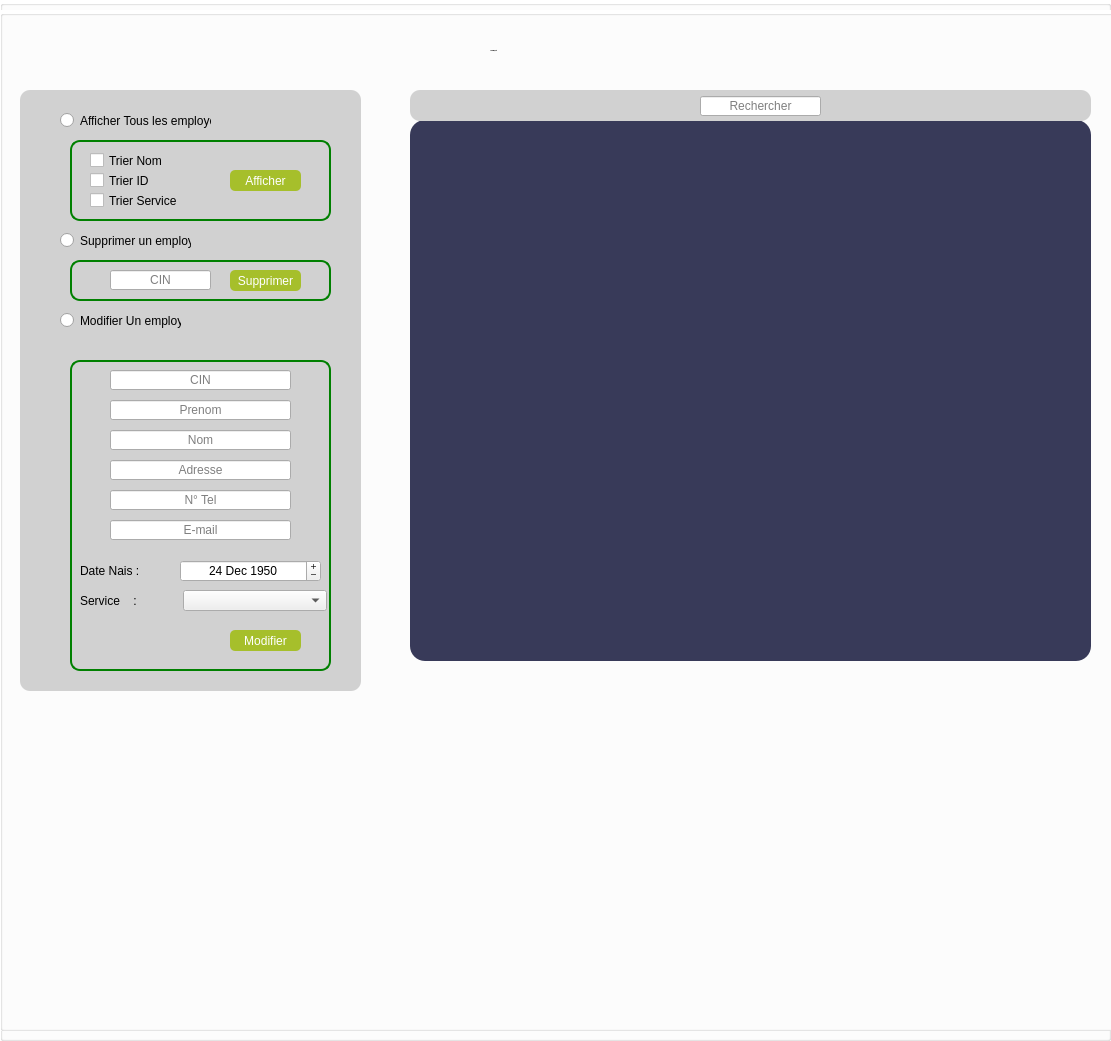
     <widget class="QGroupBox" name="groupBox_afficherConges">
      <property name="geometry">
       <rect>
        <x>10</x>
        <y>-10</y>
        <width>1111</width>
        <height>1041</height>
       </rect>
      </property>
      <property name="styleSheet">
       <string notr="true">QPushButton
{
background : rgb(166, 191, 43);
color : white ;
border-radius:5px;
}
QPushButton:hover
{
background:	rgb(255, 232, 103);
border-radius:10px;
}


QGroupBox
{

background :qlineargradient(spread:pad, x1:0, y1:0, x2:1, y2:1, stop:0 rgba(255, 255, 255, 255), stop:1 rgba(255, 255, 255, 255))
;



}</string>
      </property>
      <property name="title">
       <string/>
      </property>
      <property name="alignment">
       <set>Qt::AlignCenter</set>
      </property>
      <widget class="QLabel" name="label_22">
       <property name="geometry">
        <rect>
         <x>490</x>
         <y>20</y>
         <width>111</width>
         <height>41</height>
        </rect>
       </property>
       <property name="font">
        <font>
         <family>century</family>
         <pointsize>-1</pointsize>
         <weight>75</weight>
         <bold>true</bold>
        </font>
       </property>
       <property name="text">
        <string> Les Congés</string>
       </property>
      </widget>
      <widget class="QTableView" name="tabConge">
       <property name="geometry">
        <rect>
         <x>410</x>
         <y>110</y>
         <width>681</width>
         <height>541</height>
        </rect>
       </property>
       <property name="styleSheet">
        <string notr="true">QFrame
{
background: rgb(56,58,89);
border-radius:15px;
}</string>
       </property>
      </widget>
      <widget class="QGroupBox" name="groupBox_7">
       <property name="geometry">
        <rect>
         <x>20</x>
         <y>80</y>
         <width>341</width>
         <height>251</height>
        </rect>
       </property>
       <property name="styleSheet">
        <string notr="true">QGroupBox
{
background: rgb(209, 209, 209);
border-radius:10px;

}</string>
       </property>
       <property name="title">
        <string/>
       </property>
       <widget class="QRadioButton" name="radioAfficherttcong">
        <property name="geometry">
         <rect>
          <x>40</x>
          <y>20</y>
          <width>151</width>
          <height>21</height>
         </rect>
        </property>
        <property name="text">
         <string>Afficher Tous les Congés</string>
        </property>
       </widget>
       <widget class="QRadioButton" name="radiosuppconge">
        <property name="geometry">
         <rect>
          <x>40</x>
          <y>100</y>
          <width>131</width>
          <height>21</height>
         </rect>
        </property>
        <property name="text">
         <string>Supprimer un Congé</string>
        </property>
       </widget>
       <widget class="QRadioButton" name="radiomodifconge">
        <property name="geometry">
         <rect>
          <x>40</x>
          <y>180</y>
          <width>121</width>
          <height>21</height>
         </rect>
        </property>
        <property name="text">
         <string>Modifier Un employé</string>
        </property>
       </widget>
       <widget class="QFrame" name="frame_5">
        <property name="geometry">
         <rect>
          <x>50</x>
          <y>130</y>
          <width>261</width>
          <height>41</height>
         </rect>
        </property>
        <property name="styleSheet">
         <string notr="true">QFrame
{

border-radius:10px;
border :2px solid green ;

}
</string>
        </property>
        <property name="frameShape">
         <enum>QFrame::StyledPanel</enum>
        </property>
        <property name="frameShadow">
         <enum>QFrame::Raised</enum>
        </property>
        <widget class="QPushButton" name="SupprimerCong">
         <property name="geometry">
          <rect>
           <x>160</x>
           <y>10</y>
           <width>71</width>
           <height>21</height>
          </rect>
         </property>
         <property name="text">
          <string>Supprimer</string>
         </property>
        </widget>
        <widget class="QLineEdit" name="supprimerCong">
         <property name="geometry">
          <rect>
           <x>40</x>
           <y>10</y>
           <width>101</width>
           <height>20</height>
          </rect>
         </property>
         <property name="maxLength">
          <number>8</number>
         </property>
         <property name="alignment">
          <set>Qt::AlignCenter</set>
         </property>
         <property name="placeholderText">
          <string>ID</string>
         </property>
        </widget>
       </widget>
       <widget class="QFrame" name="frame_6">
        <property name="geometry">
         <rect>
          <x>50</x>
          <y>50</y>
          <width>261</width>
          <height>41</height>
         </rect>
        </property>
        <property name="styleSheet">
         <string notr="true">QFrame
{

border-radius:10px;
border :2px solid green ;

}
</string>
        </property>
        <property name="frameShape">
         <enum>QFrame::StyledPanel</enum>
        </property>
        <property name="frameShadow">
         <enum>QFrame::Raised</enum>
        </property>
        <widget class="QCheckBox" name="tri_cong">
         <property name="geometry">
          <rect>
           <x>70</x>
           <y>10</y>
           <width>61</width>
           <height>21</height>
          </rect>
         </property>
         <property name="text">
          <string>Trier</string>
         </property>
        </widget>
        <widget class="QPushButton" name="AfficherCong">
         <property name="geometry">
          <rect>
           <x>160</x>
           <y>10</y>
           <width>71</width>
           <height>21</height>
          </rect>
         </property>
         <property name="text">
          <string>Afficher</string>
         </property>
        </widget>
       </widget>
      </widget>
      <widget class="QGroupBox" name="groupBox_8">
       <property name="geometry">
        <rect>
         <x>410</x>
         <y>80</y>
         <width>681</width>
         <height>31</height>
        </rect>
       </property>
       <property name="styleSheet">
        <string notr="true">QGroupBox
{
background: rgb(209, 209, 209);
border-radius:10px;

}</string>
       </property>
       <property name="title">
        <string/>
       </property>
       <widget class="QPushButton" name="rechercherCong">
        <property name="geometry">
         <rect>
          <x>410</x>
          <y>6</y>
          <width>61</width>
          <height>20</height>
         </rect>
        </property>
        <property name="text">
         <string>Rechercher</string>
        </property>
       </widget>
       <widget class="QLineEdit" name="LinerechCong">
        <property name="geometry">
         <rect>
          <x>300</x>
          <y>6</y>
          <width>101</width>
          <height>20</height>
         </rect>
        </property>
        <property name="maxLength">
         <number>8</number>
        </property>
        <property name="alignment">
         <set>Qt::AlignCenter</set>
        </property>
        <property name="placeholderText">
         <string>CIN</string>
        </property>
       </widget>
      </widget>
      <widget class="QFrame" name="frame_7">
       <property name="geometry">
        <rect>
         <x>20</x>
         <y>280</y>
         <width>341</width>
         <height>281</height>
        </rect>
       </property>
       <property name="styleSheet">
        <string notr="true">QFrame
{
background: rgb(209, 209, 209);
border-radius:10px;
border:0px;
}
</string>
       </property>
       <property name="frameShape">
        <enum>QFrame::StyledPanel</enum>
       </property>
       <property name="frameShadow">
        <enum>QFrame::Raised</enum>
       </property>
       <widget class="QFrame" name="frame_8">
        <property name="geometry">
         <rect>
          <x>50</x>
          <y>10</y>
          <width>261</width>
          <height>231</height>
         </rect>
        </property>
        <property name="styleSheet">
         <string notr="true">QFrame
{

border-radius:10px;
border :2px solid green ;
}
QLabel
{
border:0px;
}</string>
        </property>
        <property name="frameShape">
         <enum>QFrame::StyledPanel</enum>
        </property>
        <property name="frameShadow">
         <enum>QFrame::Raised</enum>
        </property>
        <widget class="QLineEdit" name="modifierCong_ID">
         <property name="geometry">
          <rect>
           <x>40</x>
           <y>10</y>
           <width>181</width>
           <height>20</height>
          </rect>
         </property>
         <property name="alignment">
          <set>Qt::AlignCenter</set>
         </property>
         <property name="placeholderText">
          <string>ID</string>
         </property>
        </widget>
        <widget class="QPushButton" name="ModifierCong">
         <property name="geometry">
          <rect>
           <x>160</x>
           <y>200</y>
           <width>71</width>
           <height>21</height>
          </rect>
         </property>
         <property name="text">
          <string>Modifier</string>
         </property>
        </widget>
        <widget class="QDateEdit" name="modifierDate_deb">
         <property name="geometry">
          <rect>
           <x>110</x>
           <y>60</y>
           <width>141</width>
           <height>22</height>
          </rect>
         </property>
         <property name="alignment">
          <set>Qt::AlignCenter</set>
         </property>
         <property name="dateTime">
          <datetime>
           <hour>0</hour>
           <minute>0</minute>
           <second>0</second>
           <year>1950</year>
           <month>12</month>
           <day>24</day>
          </datetime>
         </property>
         <property name="displayFormat">
          <string>yyyy/MM/dd</string>
         </property>
        </widget>
        <widget class="QDateEdit" name="modifierDate_fin">
         <property name="geometry">
          <rect>
           <x>110</x>
           <y>111</y>
           <width>141</width>
           <height>21</height>
          </rect>
         </property>
         <property name="alignment">
          <set>Qt::AlignCenter</set>
         </property>
         <property name="dateTime">
          <datetime>
           <hour>0</hour>
           <minute>0</minute>
           <second>0</second>
           <year>1950</year>
           <month>12</month>
           <day>24</day>
          </datetime>
         </property>
         <property name="displayFormat">
          <string>yyyy/MM/dd</string>
         </property>
        </widget>
        <widget class="QLabel" name="label_15">
         <property name="geometry">
          <rect>
           <x>20</x>
           <y>60</y>
           <width>91</width>
           <height>21</height>
          </rect>
         </property>
         <property name="text">
          <string>Date Debut  :</string>
         </property>
        </widget>
        <widget class="QLabel" name="label_18">
         <property name="geometry">
          <rect>
           <x>20</x>
           <y>110</y>
           <width>91</width>
           <height>21</height>
          </rect>
         </property>
         <property name="text">
          <string>Date Fin       :</string>
         </property>
        </widget>
        <widget class="QLabel" name="label_19">
         <property name="geometry">
          <rect>
           <x>20</x>
           <y>160</y>
           <width>101</width>
           <height>21</height>
          </rect>
         </property>
         <property name="text">
          <string>Type Congé :</string>
         </property>
        </widget>
        <widget class="QComboBox" name="comboBox_modifierconge">
         <property name="geometry">
          <rect>
           <x>110</x>
           <y>160</y>
           <width>144</width>
           <height>21</height>
          </rect>
         </property>
         <property name="font">
          <font>
           <family>century</family>
           <weight>50</weight>
           <italic>false</italic>
           <bold>false</bold>
           <underline>false</underline>
           <strikeout>false</strikeout>
          </font>
         </property>
         <property name="layoutDirection">
          <enum>Qt::LeftToRight</enum>
         </property>
         <property name="autoFillBackground">
          <bool>false</bool>
         </property>
         <property name="styleSheet">
          <string notr="true"/>
         </property>
         <property name="currentText">
          <string/>
         </property>
         <property name="currentIndex">
          <number>-1</number>
         </property>
         <property name="insertPolicy">
          <enum>QComboBox::InsertAtBottom</enum>
         </property>
         <property name="duplicatesEnabled">
          <bool>false</bool>
         </property>
         <item>
          <property name="text">
           <string>payé</string>
          </property>
         </item>
         <item>
          <property name="text">
           <string>sans solde</string>
          </property>
         </item>
         <item>
          <property name="text">
           <string>annuel</string>
          </property>
         </item>
         <item>
          <property name="text">
           <string>maladie</string>
          </property>
         </item>
        </widget>
       </widget>
      </widget>
      <widget class="QGroupBox" name="groupBox_afficherEmployes">
       <property name="geometry">
        <rect>
         <x>0</x>
         <y>10</y>
         <width>1511</width>
         <height>1021</height>
        </rect>
       </property>
       <property name="styleSheet">
        <string notr="true">QPushButton
{
background : rgb(166, 191, 43);
color : white ;
border-radius:5px;
}
QPushButton:hover
{
background:	rgb(255, 232, 103);
border-radius:10px;
}


QGroupBox
{

background :qlineargradient(spread:pad, x1:0, y1:0, x2:1, y2:1, stop:0 rgba(255, 255, 255, 255), stop:1 rgba(255, 255, 255, 255))
;



}</string>
       </property>
       <property name="title">
        <string/>
       </property>
       <property name="alignment">
        <set>Qt::AlignCenter</set>
       </property>
       <widget class="QLabel" name="label_17">
        <property name="geometry">
         <rect>
          <x>490</x>
          <y>20</y>
          <width>121</width>
          <height>41</height>
         </rect>
        </property>
        <property name="font">
         <font>
          <family>century</family>
          <pointsize>-1</pointsize>
          <weight>75</weight>
          <bold>true</bold>
         </font>
        </property>
        <property name="text">
         <string> Les Employés</string>
        </property>
       </widget>
       <widget class="QTableView" name="tabemployeurs">
        <property name="geometry">
         <rect>
          <x>410</x>
          <y>110</y>
          <width>681</width>
          <height>541</height>
         </rect>
        </property>
        <property name="styleSheet">
         <string notr="true">QFrame
{
background: rgb(56,58,89);
border-radius:15px;
}</string>
        </property>
       </widget>
       <widget class="QGroupBox" name="groupBox_4">
        <property name="geometry">
         <rect>
          <x>20</x>
          <y>80</y>
          <width>341</width>
          <height>281</height>
         </rect>
        </property>
        <property name="styleSheet">
         <string notr="true">QGroupBox
{
background: rgb(209, 209, 209);
border-radius:10px;

}</string>
        </property>
        <property name="title">
         <string/>
        </property>
        <widget class="QRadioButton" name="radioAfficherttemp">
         <property name="geometry">
          <rect>
           <x>40</x>
           <y>20</y>
           <width>151</width>
           <height>21</height>
          </rect>
         </property>
         <property name="text">
          <string>Afficher Tous les employés</string>
         </property>
        </widget>
        <widget class="QRadioButton" name="radiosuppemploye">
         <property name="geometry">
          <rect>
           <x>40</x>
           <y>140</y>
           <width>131</width>
           <height>21</height>
          </rect>
         </property>
         <property name="text">
          <string>Supprimer un employé</string>
         </property>
        </widget>
        <widget class="QRadioButton" name="radiomodifemploye">
         <property name="geometry">
          <rect>
           <x>40</x>
           <y>220</y>
           <width>121</width>
           <height>21</height>
          </rect>
         </property>
         <property name="text">
          <string>Modifier Un employé</string>
         </property>
        </widget>
        <widget class="QFrame" name="frame_3">
         <property name="geometry">
          <rect>
           <x>50</x>
           <y>170</y>
           <width>261</width>
           <height>41</height>
          </rect>
         </property>
         <property name="styleSheet">
          <string notr="true">QFrame
{

border-radius:10px;
border :2px solid green ;

}
</string>
         </property>
         <property name="frameShape">
          <enum>QFrame::StyledPanel</enum>
         </property>
         <property name="frameShadow">
          <enum>QFrame::Raised</enum>
         </property>
         <widget class="QPushButton" name="SupprimerEmp">
          <property name="geometry">
           <rect>
            <x>160</x>
            <y>10</y>
            <width>71</width>
            <height>21</height>
           </rect>
          </property>
          <property name="text">
           <string>Supprimer</string>
          </property>
         </widget>
         <widget class="QLineEdit" name="supprimerEmp">
          <property name="geometry">
           <rect>
            <x>40</x>
            <y>10</y>
            <width>101</width>
            <height>20</height>
           </rect>
          </property>
          <property name="text">
           <string/>
          </property>
          <property name="maxLength">
           <number>8</number>
          </property>
          <property name="alignment">
           <set>Qt::AlignCenter</set>
          </property>
          <property name="placeholderText">
           <string>CIN</string>
          </property>
         </widget>
        </widget>
        <widget class="QFrame" name="frame_4">
         <property name="geometry">
          <rect>
           <x>50</x>
           <y>50</y>
           <width>261</width>
           <height>81</height>
          </rect>
         </property>
         <property name="styleSheet">
          <string notr="true">QFrame
{

border-radius:10px;
border :2px solid green ;

}
</string>
         </property>
         <property name="frameShape">
          <enum>QFrame::StyledPanel</enum>
         </property>
         <property name="frameShadow">
          <enum>QFrame::Raised</enum>
         </property>
         <widget class="QCheckBox" name="tri_emp">
          <property name="geometry">
           <rect>
            <x>20</x>
            <y>10</y>
            <width>91</width>
            <height>21</height>
           </rect>
          </property>
          <property name="text">
           <string>Trier Nom</string>
          </property>
         </widget>
         <widget class="QPushButton" name="AfficherEmp">
          <property name="geometry">
           <rect>
            <x>160</x>
            <y>30</y>
            <width>71</width>
            <height>21</height>
           </rect>
          </property>
          <property name="text">
           <string>Afficher</string>
          </property>
         </widget>
         <widget class="QCheckBox" name="tri_emp_2">
          <property name="geometry">
           <rect>
            <x>20</x>
            <y>30</y>
            <width>81</width>
            <height>21</height>
           </rect>
          </property>
          <property name="text">
           <string>Trier ID</string>
          </property>
         </widget>
         <widget class="QCheckBox" name="tri_emp_3">
          <property name="geometry">
           <rect>
            <x>20</x>
            <y>50</y>
            <width>101</width>
            <height>21</height>
           </rect>
          </property>
          <property name="text">
           <string>Trier Service</string>
          </property>
         </widget>
        </widget>
       </widget>
       <widget class="QGroupBox" name="groupBox_6">
        <property name="geometry">
         <rect>
          <x>410</x>
          <y>80</y>
          <width>681</width>
          <height>31</height>
         </rect>
        </property>
        <property name="styleSheet">
         <string notr="true">QGroupBox
{
background: rgb(209, 209, 209);
border-radius:10px;

}</string>
        </property>
        <property name="title">
         <string/>
        </property>
        <widget class="QLineEdit" name="Linerechemp">
         <property name="geometry">
          <rect>
           <x>290</x>
           <y>6</y>
           <width>121</width>
           <height>20</height>
          </rect>
         </property>
         <property name="maxLength">
          <number>8</number>
         </property>
         <property name="alignment">
          <set>Qt::AlignCenter</set>
         </property>
         <property name="placeholderText">
          <string>Rechercher</string>
         </property>
        </widget>
       </widget>
       <widget class="QFrame" name="frame_9">
        <property name="geometry">
         <rect>
          <x>20</x>
          <y>340</y>
          <width>341</width>
          <height>341</height>
         </rect>
        </property>
        <property name="styleSheet">
         <string notr="true">QFrame
{
background: rgb(209, 209, 209);
border-radius:10px;
border:0px;
}
</string>
        </property>
        <property name="frameShape">
         <enum>QFrame::StyledPanel</enum>
        </property>
        <property name="frameShadow">
         <enum>QFrame::Raised</enum>
        </property>
        <widget class="QFrame" name="frame_10">
         <property name="geometry">
          <rect>
           <x>50</x>
           <y>10</y>
           <width>261</width>
           <height>311</height>
          </rect>
         </property>
         <property name="styleSheet">
          <string notr="true">QFrame
{

border-radius:10px;
border :2px solid green ;
}
QLabel
{
border:0px;
}</string>
         </property>
         <property name="frameShape">
          <enum>QFrame::StyledPanel</enum>
         </property>
         <property name="frameShadow">
          <enum>QFrame::Raised</enum>
         </property>
         <widget class="QLineEdit" name="modifierEmp_CIN_chercher">
          <property name="geometry">
           <rect>
            <x>40</x>
            <y>10</y>
            <width>181</width>
            <height>20</height>
           </rect>
          </property>
          <property name="maxLength">
           <number>8</number>
          </property>
          <property name="alignment">
           <set>Qt::AlignCenter</set>
          </property>
          <property name="placeholderText">
           <string>CIN</string>
          </property>
         </widget>
         <widget class="QPushButton" name="ModifierEmp">
          <property name="geometry">
           <rect>
            <x>160</x>
            <y>270</y>
            <width>71</width>
            <height>21</height>
           </rect>
          </property>
          <property name="text">
           <string>Modifier</string>
          </property>
         </widget>
         <widget class="QDateEdit" name="modifierDate_Nais">
          <property name="geometry">
           <rect>
            <x>110</x>
            <y>200</y>
            <width>141</width>
            <height>22</height>
           </rect>
          </property>
          <property name="alignment">
           <set>Qt::AlignCenter</set>
          </property>
          <property name="readOnly">
           <bool>false</bool>
          </property>
          <property name="buttonSymbols">
           <enum>QAbstractSpinBox::PlusMinus</enum>
          </property>
          <property name="dateTime">
           <datetime>
            <hour>0</hour>
            <minute>0</minute>
            <second>0</second>
            <year>1950</year>
            <month>12</month>
            <day>24</day>
           </datetime>
          </property>
         </widget>
         <widget class="QLabel" name="label_20">
          <property name="geometry">
           <rect>
            <x>10</x>
            <y>200</y>
            <width>81</width>
            <height>21</height>
           </rect>
          </property>
          <property name="text">
           <string>Date Nais :</string>
          </property>
         </widget>
         <widget class="QLabel" name="label_24">
          <property name="geometry">
           <rect>
            <x>10</x>
            <y>230</y>
            <width>101</width>
            <height>21</height>
           </rect>
          </property>
          <property name="text">
           <string>Service    :</string>
          </property>
         </widget>
         <widget class="QLineEdit" name="modifierEmp_prenom">
          <property name="geometry">
           <rect>
            <x>40</x>
            <y>40</y>
            <width>181</width>
            <height>20</height>
           </rect>
          </property>
          <property name="alignment">
           <set>Qt::AlignCenter</set>
          </property>
          <property name="placeholderText">
           <string>Prenom</string>
          </property>
         </widget>
         <widget class="QLineEdit" name="modifierEmp_nom">
          <property name="geometry">
           <rect>
            <x>40</x>
            <y>70</y>
            <width>181</width>
            <height>20</height>
           </rect>
          </property>
          <property name="alignment">
           <set>Qt::AlignCenter</set>
          </property>
          <property name="placeholderText">
           <string>Nom</string>
          </property>
         </widget>
         <widget class="QLineEdit" name="modifierEmp_adresse">
          <property name="geometry">
           <rect>
            <x>40</x>
            <y>100</y>
            <width>181</width>
            <height>20</height>
           </rect>
          </property>
          <property name="alignment">
           <set>Qt::AlignCenter</set>
          </property>
          <property name="placeholderText">
           <string>Adresse</string>
          </property>
         </widget>
         <widget class="QLineEdit" name="modifierEmp_tel">
          <property name="geometry">
           <rect>
            <x>40</x>
            <y>130</y>
            <width>181</width>
            <height>20</height>
           </rect>
          </property>
          <property name="text">
           <string/>
          </property>
          <property name="alignment">
           <set>Qt::AlignCenter</set>
          </property>
          <property name="placeholderText">
           <string>N° Tel</string>
          </property>
         </widget>
         <widget class="QLineEdit" name="modifierEmp_email">
          <property name="geometry">
           <rect>
            <x>40</x>
            <y>160</y>
            <width>181</width>
            <height>20</height>
           </rect>
          </property>
          <property name="text">
           <string/>
          </property>
          <property name="alignment">
           <set>Qt::AlignCenter</set>
          </property>
          <property name="placeholderText">
           <string>E-mail</string>
          </property>
         </widget>
         <widget class="QComboBox" name="comboBox_modifieremp">
          <property name="geometry">
           <rect>
            <x>113</x>
            <y>230</y>
            <width>144</width>
            <height>21</height>
           </rect>
          </property>
          <property name="layoutDirection">
           <enum>Qt::LeftToRight</enum>
          </property>
          <property name="autoFillBackground">
           <bool>false</bool>
          </property>
          <property name="styleSheet">
           <string notr="true"/>
          </property>
          <property name="editable">
           <bool>false</bool>
          </property>
          <property name="currentText">
           <string/>
          </property>
          <property name="currentIndex">
           <number>-1</number>
          </property>
          <property name="sizeAdjustPolicy">
           <enum>QComboBox::AdjustToMinimumContentsLengthWithIcon</enum>
          </property>
          <property name="duplicatesEnabled">
           <bool>false</bool>
          </property>
          <property name="frame">
           <bool>true</bool>
          </property>
          <property name="placeholderText" stdset="0">
           <string/>
          </property>
          <item>
           <property name="text">
            <string>Technicien</string>
           </property>
          </item>
          <item>
           <property name="text">
            <string>Assistance administrative</string>
           </property>
          </item>
          <item>
           <property name="text">
            <string>Ingénieur</string>
           </property>
          </item>
          <item>
           <property name="text">
            <string>Secrétaire</string>
           </property>
          </item>
         </widget>
         <zorder>ModifierEmp</zorder>
         <zorder>modifierEmp_CIN_chercher</zorder>
         <zorder>modifierDate_Nais</zorder>
         <zorder>label_20</zorder>
         <zorder>label_24</zorder>
         <zorder>modifierEmp_prenom</zorder>
         <zorder>modifierEmp_nom</zorder>
         <zorder>modifierEmp_adresse</zorder>
         <zorder>modifierEmp_tel</zorder>
         <zorder>modifierEmp_email</zorder>
         <zorder>comboBox_modifieremp</zorder>
        </widget>
       </widget>
      </widget>
      <zorder>label_22</zorder>
      <zorder>groupBox_7</zorder>
      <zorder>tabConge</zorder>
      <zorder>groupBox_8</zorder>
      <zorder>frame_7</zorder>
      <zorder>groupBox_afficherEmployes</zorder>
     </widget>
